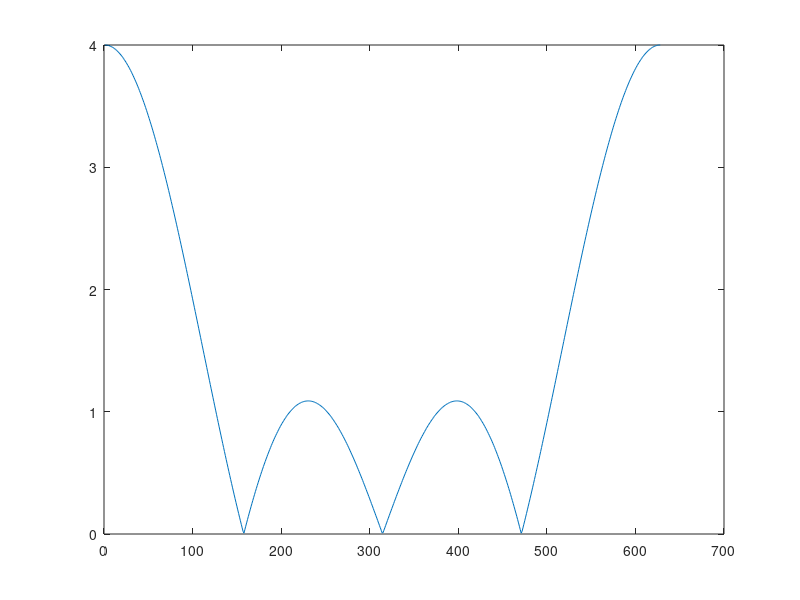

Write MATLAB code to recreate this figure.
clc;
clear all;
close all;

x = [0, 0, 1, 1, 1, 1, 0, 0];

w = linspace(0,2*pi,628);
X = zeros(length(w),1);
for i=1:length(w)
    sum = 0;
    for n=1:8
        A = -j*w(i)*n;
        Z = exp(A);
        y = x(n)*Z;
        sum = sum+y;
    end
    X(i) = sum;
end
plot(abs(X));